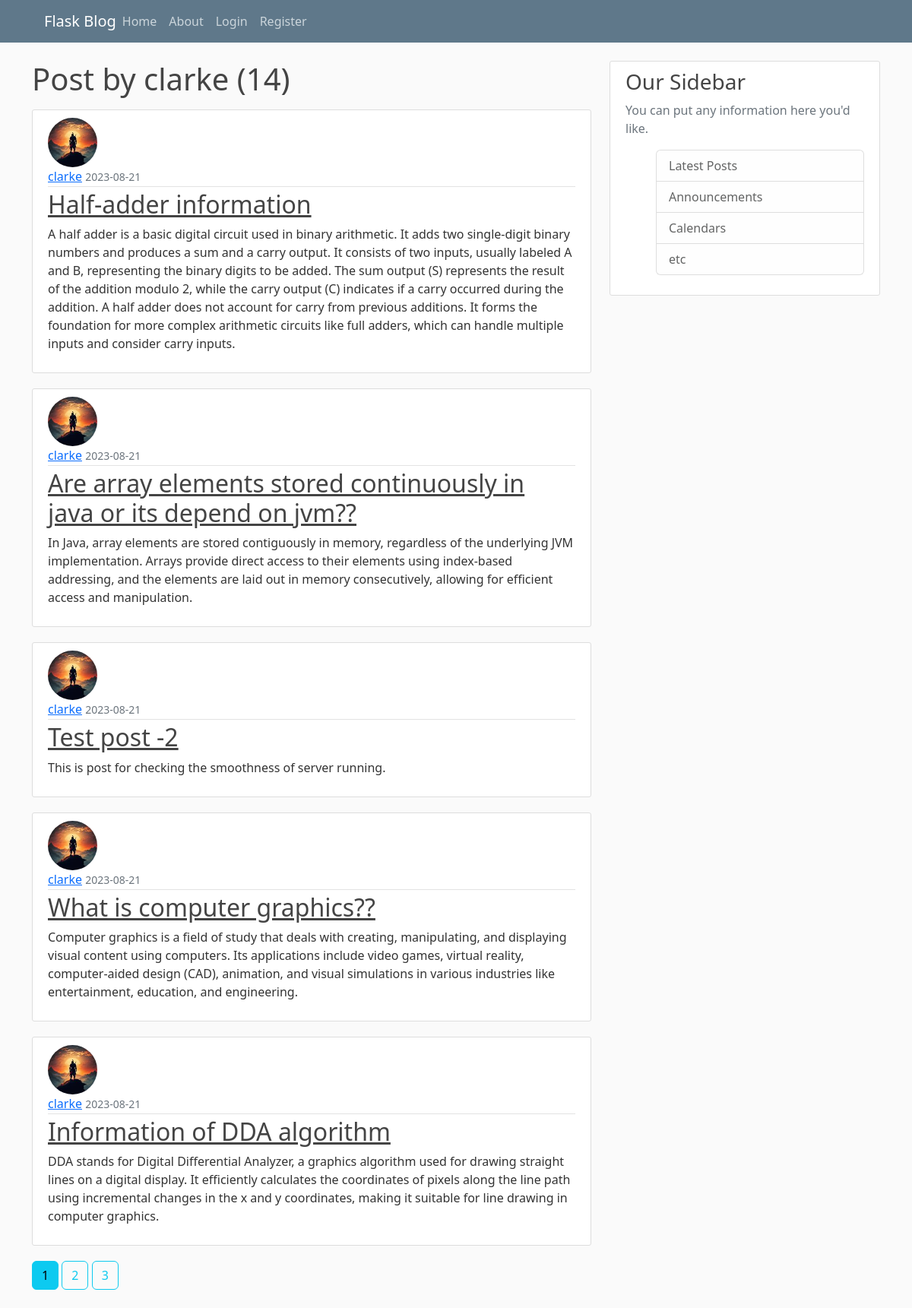
The page /user/clarke on the database its author committed.
### flaskblog/models.py (models this page shows, shortened)
class User(db.Model,UserMixin) :
    id=db.Column(db.Integer,primary_key=True)
    username=db.Column(db.String(20),unique=True,nullable=False)
    email=db.Column(db.String(120),unique=True,nullable=False)
    image_file=db.Column(db.String(20),nullable=False,default='default.jpg')
    password=db.Column(db.String(60),nullable=False)
    posts=db.relationship('Post',backref='author',lazy=True)

class Post(db.Model) :
    id=db.Column(db.Integer,primary_key=True)
    title=db.Column(db.String(20),unique=True,nullable=False)
    date_posted=db.Column(db.DateTime,nullable=False,default=datetime.utcnow)
    content=db.Column(db.Text,nullable=False)
    user_id=db.Column(db.Integer,db.ForeignKey('user.id'),nullable=False)

### flaskblog/routes.py (the view)
@app.route("/user/<string:username>")
def user_posts(username):
    page=request.args.get('page',1,type=int)
    user=User.query.filter_by(username=username).first_or_404()
    posts=Post.query.filter_by(author=user).order_by(Post.date_posted.desc()).paginate(page=page,per_page=5)
    return render_template('user_posts.html',posts=posts,user=user)

### flaskblog/templates/user_posts.html (shortened to what this page needs)
{% extends "layout.html"%}
{%block content %}
    <h1 class="mb-3">Post by {{user.username}} ({{posts.total}})</h1>
        {% for post in posts.items%}
            <article class="media content-section">
                <img class="rounded-circle article-img" src="{{url_for('static',filename='profile_pics/' + post.author.image_file)}}">
                <div class="media-body">
                <div class="article-metadata">
                    <a class="mr-2" href="{{url_for('user_posts',username=post.author.username)}}">{{ post.author.username }}</a>
                    <small class="text-muted">{{ post.date_posted.strftime('%Y-%m-%d') }}</small>
                </div>
                <h2><a class="article-title" href="{{url_for('post',post_id=post.id)}}">{{ post.title }}</a></h2>
                <p class="article-content">{{ post.content }}</p>
                </div>
            </article>
        {%endfor%}
        {%for page_num in posts.iter_pages(left_edge=1,right_edge=1)%}
           {%if page_num%}
              {%if posts.page==page_num%}
                  <a class="btn btn-info mb-4" href="{{url_for('user_posts',username=user.username,page=page_num)}}">{{page_num}}</a>
              {%else%}
                 <a class="btn btn-outline-info mb-4" href="{{url_for('user_posts',username=user.username,page=page_num)}}">{{page_num}}</a>
              {%endif%}
           {%endif%}
        {%endfor%}
{%endblock content%}

### flaskblog/static/main.css (style rules this page uses)
body { background: #fafafa; color: #333333; margin-top: 5rem; }
h1, h2, h3, h4, h5, h6 { color: #444444; }
.content-section { background: #ffffff; padding: 10px 20px; border: 1px solid #dddddd; border-radius: 3px; margin-bottom: 20px; }
.article-title { color: #444444; }
.article-content { white-space: pre-line; }
.article-img { height: 65px; width: 65px; margin-right: 16px; }
.article-metadata { padding-bottom: 1px; margin-bottom: 4px; border-bottom: 1px solid #e3e3e3 }

### rows shown on the page
User: username "clarke"
Post: image_file (picture), author.username "clarke", date_posted "2023-08-21", title "Half-adder information", content "A half adder is a basic digital circuit used in binary arithmetic. It adds two single-digit binary numbers and produces a sum and a carry output. It consists of two inputs, usually labeled A and B, representing the binary digits to be added. The sum output (S) represents the result of the addition modulo 2, while the carry output (C) indicates if a carry occurred during the addition. A half adder does not account for carry from previous additions. It forms the foundation for more complex arithmetic circuits like full adders, which can handle multiple inputs and consider carry inputs."
Post: image_file (picture), author.username "clarke", date_posted "2023-08-21", title "Are array elements stored continuously in java or its depend on jvm??", content "In Java, array elements are stored contiguously in memory, regardless of the underlying JVM implementation. Arrays provide direct access to their elements using index-based addressing, and the elements are laid out in memory consecutively, allowing for efficient access and manipulation."
Post: image_file (picture), author.username "clarke", date_posted "2023-08-21", title "Test post -2", content "This is post for checking the smoothness of server running."
Post: image_file (picture), author.username "clarke", date_posted "2023-08-21", title "What is computer graphics??", content "Computer graphics is a field of study that deals with creating, manipulating, and displaying visual content using computers. Its applications include video games, virtual reality, computer-aided design (CAD), animation, and visual simulations in various industries like entertainment, education, and engineering."
Post: image_file (picture), author.username "clarke", date_posted "2023-08-21", title "Information of DDA algorithm", content "DDA stands for Digital Differential Analyzer, a graphics algorithm used for drawing straight lines on a digital display. It efficiently calculates the coordinates of pixels along the line path using incremental changes in the x and y coordinates, making it suitable for line drawing in computer graphics."

### other values the page prints
{{ posts.total }} "14"
{{ page_num }} "1"
{{ page_num }} "2" "3"
